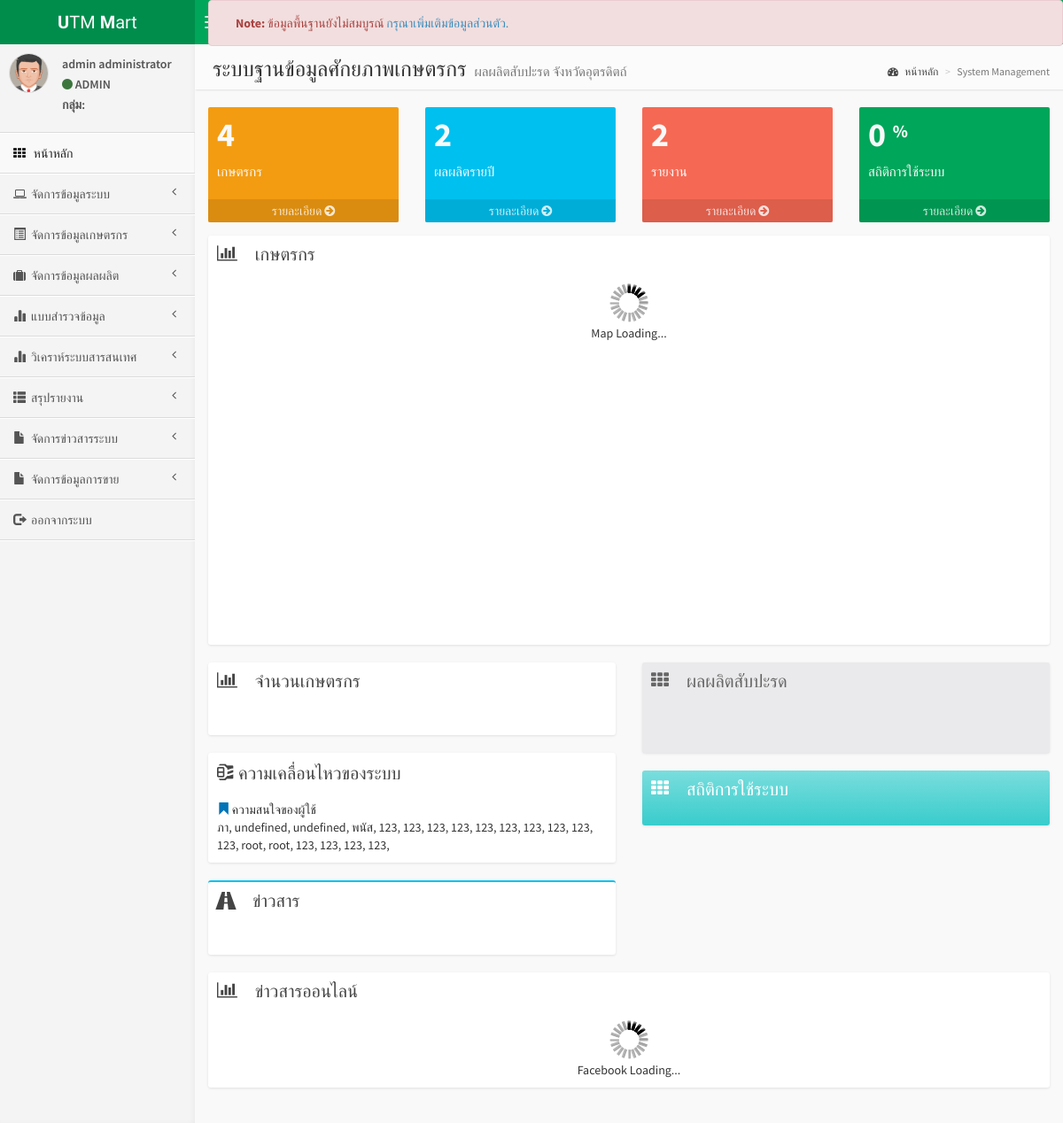
The app's page / (signed in) with its own data.
### tables this page shows
CREATE TABLE `tb_search` (
  `idsearch` int(11) NOT NULL,
  `keyword` varchar(200) NOT NULL,
  `sdate` varchar(20) DEFAULT NULL,
  `etc` varchar(100) DEFAULT NULL
);

### index.php (the view, shortened to what this page needs)
<!DOCTYPE html PUBLIC "-//W3C//DTD XHTML 1.0 Transitional//EN" "http://www.w3.org/TR/xhtml1/DTD/xhtml1-transitional.dtd">
<html xmlns="http://www.w3.org/1999/xhtml">
<head>
<link href="//maxcdn.bootstrapcdn.com/bootstrap/3.2.0/css/bootstrap.min.css" rel="stylesheet" type="text/css" />
	<link href="//cdnjs.cloudflare.com/ajax/libs/font-awesome/4.1.0/css/font-awesome.min.css" rel="stylesheet" type="text/css" />
	<link href="//code.ionicframework.com/ionicons/1.5.2/css/ionicons.min.css" rel="stylesheet" type="text/css" />
	<link href="css/morris/morris.css" rel="stylesheet" type="text/css" />
	<link href="css/bootstrap-wysihtml5/bootstrap3-wysihtml5.min.css" rel="stylesheet" type="text/css" />
	<link href="css/AdminLTE.css" rel="stylesheet" type="text/css" />
	<link rel="stylesheet" href="//code.jquery.com/ui/1.11.1/themes/black-tie/jquery-ui.css">
</head>
<body class="skin-blue">
		<?php
			include('header.php');
		?>
        <div class="wrapper row-offcanvas row-offcanvas-left">
            <aside class="left-side sidebar-offcanvas">
                <section class="sidebar">
                    <div class="user-panel">
                    <?php include('user_panel.php');?>
                    </div>
                    <ul class="sidebar-menu">
                        <?php
							include('sidebar_menu.php');
						?>
                    </ul>
                </section>
            </aside>
            <aside class="right-side">
                <section class="content-header">
                    <h1>
                        ระบบฐานข้อมูลศักยภาพเกษตรกร
                        <small>ผลผลิตสับปะรด จังหวัดอุตรดิตถ์</small>
                    </h1>
                    <ol class="breadcrumb">
                        <li><a href="index.php"><i class="fa fa-dashboard"></i> หน้าหลัก</a></li>
						            <?php
												if (@!$_SESSION["DUR_USER_ID"]){
						              echo "<li class=\"active\">Information for Guest</li>";
												}else{
													echo "<li class=\"active\">System Management</li>";
												}
												?>
                    </ol>
                </section>
                <section class="content">
                    <?php include('stat_box.php'); ?>
										<div class="row">
												<section class="col-lg-12">
													<div class="box box-solid">
															<div class="box-header">
																	<i class="fa fa-bar-chart-o"></i>
																	<h3 class="box-title">เกษตรกร</h3>
															</div>
															<div class="box-body">
																 <div id="map_canvas" style="width: 100%; height: 400px"><div align="center"><img src="img/ajax-loader.gif" align="absmiddle"><br>Map Loading...</div></div>
															</div>
														</div>
												</section>
									</div>
                    <div class="row">
                        <section class="col-lg-6 connectedSortable">
                          <div class="box box-solid">
                              <div class="box-header">
                              <i class="fa fa-bar-chart-o"></i>
                                  <h3 class="box-title">จำนวนเกษตรกร</h3>
                              </div>
                              <div class="box-body">
                               <div id="showperson" style="margin:auto;padding:10px;">
                               </div>
                              </div>
                          </div>
                          <div class="box box-solid">
                              <div class="box-header">
                                  <h3 class="box-title"><i class="glyphicon glyphicon-compressed"></i> ความเคลื่อนไหวของระบบ</h3>
                              </div>
                              <div class="box-body">
	                                <i class="glyphicon glyphicon-bookmark text-blue"></i> ความสนใจของผู้ใช้<br>
																	<?php
																		$sql="select * from tb_search order by idsearch DESC LIMIT 20";
																		$result=mysqli_query($connect,$sql);
																		while($row=mysqli_fetch_array($result)){
																   			echo $row[1].", ";
																	 	}
																	?>
                              </div>
                          </div>
                          <div class="box box-info">
                              <div class="box-header">
                                  <i class="glyphicon glyphicon-road"></i>
                                  <h3 class="box-title">ข่าวสาร</h3>
                              </div>
                              <div class="box-body">
                                  <div id="showDataInformation" style="margin:auto;padding:10px;"></div>
                              </div>
                          </div>
                        </section>
                        <section class="col-lg-6 connectedSortable">
                          <div class="box box-solid bg-gray">
                               <div class="box-header" style="color:#666">
                                  <i class="fa fa-th"></i>
                                  <h3 class="box-title">ผลผลิตสับปะรด</h3>
                              </div>
                              <div class="box-body border-radius-none">
                               	<div id="showyear" style="margin:auto;padding:10px;"></div>
                             	  <div id="showData" style="margin:auto;padding:10px;"></div>
															</div>
                          </div>
                          <div class="box box-solid bg-teal-gradient">
                            <div class="box-header">
                                <i class="fa fa-th"></i>
                                <h3 class="box-title">สถิติการใช้ระบบ</h3>
                            </div>
                            <div class="box-body border-radius-none">
                            </div>
                      		</div>
                        </section>
                    </div>
										<div class="row">
                        <section class="col-lg-12 connectedSortable">
                          <div class="box box-solid">
                              <div class="box-header">
                              		<i class="fa fa-bar-chart-o"></i>
                                  <h3 class="box-title">ข่าวสารออนไลน์</h3>
                              </div>
                              <div class="box-body">
																 <div id="showfeed"><div align="center"><img src="img/ajax-loader.gif" align="absmiddle"><br>Facebook Loading...</div></div>
                              </div>
														</div>
												</section>
									</div>
                </section>
            </aside>
        </div>
</body>
</html>

### records on screen
tb_search: keyword "ภา"
tb_search: keyword "undefined"
tb_search: keyword "undefined"
tb_search: keyword "พนัส"
tb_search: keyword "123"
tb_search: keyword "123"
tb_search: keyword "123"
tb_search: keyword "123"
tb_search: keyword "123"
tb_search: keyword "123"
tb_search: keyword "123"
tb_search: keyword "123"
tb_search: keyword "123"
tb_search: keyword "123"
tb_search: keyword "root"
tb_search: keyword "root"
tb_search: keyword "123"
tb_search: keyword "123"
tb_search: keyword "123"
tb_search: keyword "123"

### other values on screen
$_SESSION["DUR_USER_NAME"] "admin administrator"
$_SESSION["DUR_USER_STATE"] "ADMIN"
$itemNum "4"
$itemNum "2"
